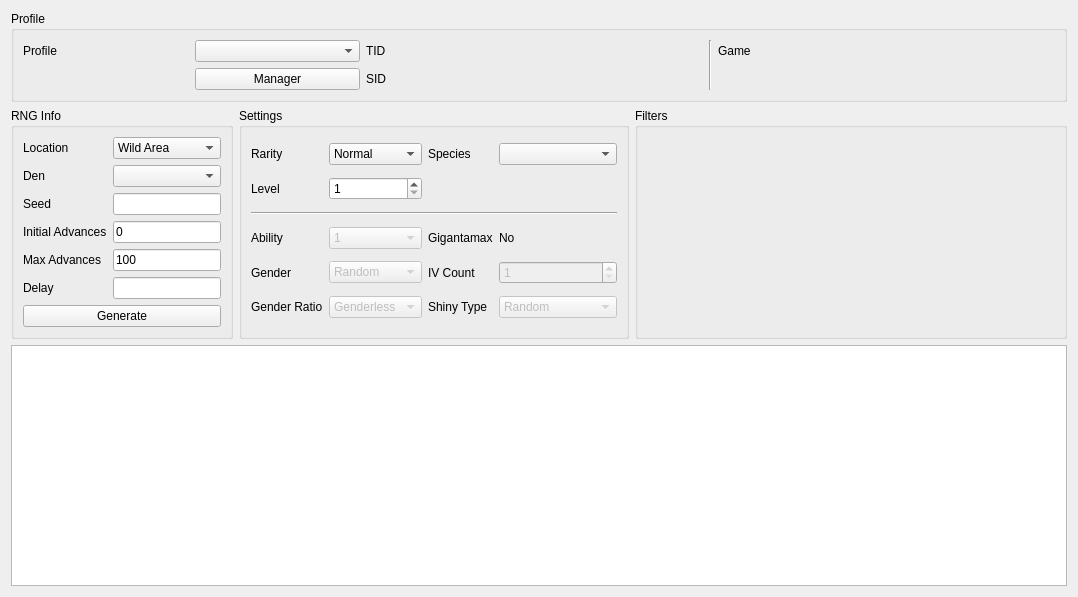
<?xml version="1.0" encoding="UTF-8"?>
<ui version="4.0">
 <class>Raids</class>
 <widget class="QWidget" name="Raids">
  <property name="geometry">
   <rect>
    <x>0</x>
    <y>0</y>
    <width>1078</width>
    <height>597</height>
   </rect>
  </property>
  <property name="windowTitle">
   <string>Gen 8 Raids</string>
  </property>
  <layout class="QGridLayout" name="gridLayout_2">
   <item row="0" column="0" colspan="3">
    <widget class="QGroupBox" name="groupBoxProfile">
     <property name="title">
      <string>Profile</string>
     </property>
     <layout class="QGridLayout" name="gridLayout_5">
      <item row="0" column="0">
       <widget class="QLabel" name="labelProfile">
        <property name="text">
         <string>Profile</string>
        </property>
       </widget>
      </item>
      <item row="0" column="1">
       <widget class="QComboBox" name="comboBoxProfiles"/>
      </item>
      <item row="1" column="1">
       <widget class="QPushButton" name="pushButtonProfileManager">
        <property name="text">
         <string>Manager</string>
        </property>
       </widget>
      </item>
      <item row="0" column="2">
       <widget class="QLabel" name="labelProfileTID">
        <property name="text">
         <string>TID</string>
        </property>
       </widget>
      </item>
      <item row="0" column="3">
       <widget class="QLabel" name="labelProfileTIDValue"/>
      </item>
      <item row="1" column="2">
       <widget class="QLabel" name="labelProfileSID">
        <property name="text">
         <string>SID</string>
        </property>
       </widget>
      </item>
      <item row="1" column="3">
       <widget class="QLabel" name="labelProfileSIDValue"/>
      </item>
      <item row="0" column="4" rowspan="2">
       <widget class="Line" name="line">
        <property name="orientation">
         <enum>Qt::Vertical</enum>
        </property>
       </widget>
      </item>
      <item row="0" column="5">
       <widget class="QLabel" name="labelProfileGame">
        <property name="text">
         <string>Game</string>
        </property>
       </widget>
      </item>
      <item row="0" column="6">
       <widget class="QLabel" name="labelProfileGameValue"/>
      </item>
     </layout>
    </widget>
   </item>
   <item row="1" column="0">
    <widget class="QGroupBox" name="groupBoxRaidsRNGInfo">
     <property name="title">
      <string>RNG Info</string>
     </property>
     <layout class="QGridLayout" name="gridLayout_3">
      <item row="0" column="0">
       <widget class="QLabel" name="labelLocation">
        <property name="text">
         <string>Location</string>
        </property>
       </widget>
      </item>
      <item row="0" column="1">
       <widget class="QComboBox" name="comboBoxLocation">
        <item>
         <property name="text">
          <string>Wild Area</string>
         </property>
        </item>
        <item>
         <property name="text">
          <string>Isle of Armor</string>
         </property>
        </item>
        <item>
         <property name="text">
          <string>Crown Tundra</string>
         </property>
        </item>
        <item>
         <property name="text">
          <string>Event</string>
         </property>
        </item>
       </widget>
      </item>
      <item row="1" column="0">
       <widget class="QLabel" name="labelDen">
        <property name="text">
         <string>Den</string>
        </property>
       </widget>
      </item>
      <item row="1" column="1">
       <widget class="ComboBox" name="comboBoxDen"/>
      </item>
      <item row="2" column="0">
       <widget class="QLabel" name="labelSeed">
        <property name="text">
         <string>Seed</string>
        </property>
       </widget>
      </item>
      <item row="2" column="1">
       <widget class="TextBox" name="textBoxSeed"/>
      </item>
      <item row="3" column="0">
       <widget class="QLabel" name="labelInitialAdvances">
        <property name="text">
         <string>Initial Advances</string>
        </property>
       </widget>
      </item>
      <item row="3" column="1">
       <widget class="TextBox" name="textBoxInitialAdvances">
        <property name="text">
         <string notr="true">0</string>
        </property>
       </widget>
      </item>
      <item row="4" column="0">
       <widget class="QLabel" name="labelMaxAdvances">
        <property name="text">
         <string>Max Advances</string>
        </property>
       </widget>
      </item>
      <item row="4" column="1">
       <widget class="TextBox" name="textBoxMaxAdvances">
        <property name="text">
         <string notr="true">100</string>
        </property>
       </widget>
      </item>
      <item row="5" column="0">
       <widget class="QLabel" name="labelDelay">
        <property name="text">
         <string>Delay</string>
        </property>
       </widget>
      </item>
      <item row="5" column="1">
       <widget class="TextBox" name="textBoxDelay"/>
      </item>
      <item row="6" column="0" colspan="2">
       <widget class="QPushButton" name="pushButtonGenerate">
        <property name="text">
         <string>Generate</string>
        </property>
       </widget>
      </item>
     </layout>
    </widget>
   </item>
   <item row="1" column="1">
    <widget class="QGroupBox" name="groupBoxRaidsSettings">
     <property name="title">
      <string>Settings</string>
     </property>
     <layout class="QGridLayout" name="gridLayout">
      <item row="0" column="0">
       <widget class="QLabel" name="labelRarity">
        <property name="text">
         <string>Rarity</string>
        </property>
       </widget>
      </item>
      <item row="0" column="1">
       <widget class="QComboBox" name="comboBoxRarity">
        <item>
         <property name="text">
          <string>Normal</string>
         </property>
        </item>
        <item>
         <property name="text">
          <string>Rare</string>
         </property>
        </item>
       </widget>
      </item>
      <item row="0" column="2">
       <widget class="QLabel" name="labelSpecies">
        <property name="text">
         <string>Species</string>
        </property>
       </widget>
      </item>
      <item row="0" column="3">
       <widget class="QComboBox" name="comboBoxSpecies"/>
      </item>
      <item row="1" column="0">
       <widget class="QLabel" name="labelLevel">
        <property name="text">
         <string>Level</string>
        </property>
       </widget>
      </item>
      <item row="1" column="1">
       <widget class="QSpinBox" name="spinBoxLevel">
        <property name="minimum">
         <number>1</number>
        </property>
        <property name="maximum">
         <number>100</number>
        </property>
       </widget>
      </item>
      <item row="2" column="0" colspan="4">
       <widget class="Line" name="line_2">
        <property name="orientation">
         <enum>Qt::Horizontal</enum>
        </property>
       </widget>
      </item>
      <item row="3" column="0">
       <widget class="QLabel" name="labelAbilityType">
        <property name="text">
         <string>Ability</string>
        </property>
       </widget>
      </item>
      <item row="3" column="1">
       <widget class="QComboBox" name="comboBoxAbilityType">
        <property name="enabled">
         <bool>false</bool>
        </property>
        <item>
         <property name="text">
          <string notr="true">1</string>
         </property>
        </item>
        <item>
         <property name="text">
          <string notr="true">2</string>
         </property>
        </item>
        <item>
         <property name="text">
          <string notr="true">H</string>
         </property>
        </item>
        <item>
         <property name="text">
          <string notr="true">1/2</string>
         </property>
        </item>
        <item>
         <property name="text">
          <string notr="true">1/2/H</string>
         </property>
        </item>
       </widget>
      </item>
      <item row="4" column="0">
       <widget class="QLabel" name="labelGenderType">
        <property name="text">
         <string>Gender</string>
        </property>
       </widget>
      </item>
      <item row="4" column="1">
       <widget class="QComboBox" name="comboBoxGenderType">
        <property name="enabled">
         <bool>false</bool>
        </property>
        <item>
         <property name="text">
          <string>Random</string>
         </property>
        </item>
        <item>
         <property name="text">
          <string notr="true">♂</string>
         </property>
        </item>
        <item>
         <property name="text">
          <string notr="true">♀</string>
         </property>
        </item>
        <item>
         <property name="text">
          <string>Genderless</string>
         </property>
        </item>
       </widget>
      </item>
      <item row="5" column="0">
       <widget class="QLabel" name="labelGenderRatio">
        <property name="text">
         <string>Gender Ratio</string>
        </property>
       </widget>
      </item>
      <item row="5" column="1">
       <widget class="QComboBox" name="comboBoxGenderRatio">
        <property name="enabled">
         <bool>false</bool>
        </property>
        <item>
         <property name="text">
          <string>Genderless</string>
         </property>
        </item>
        <item>
         <property name="text">
          <string>Only ♂</string>
         </property>
        </item>
        <item>
         <property name="text">
          <string>Only ♀</string>
         </property>
        </item>
        <item>
         <property name="text">
          <string notr="true">12.5% ♀</string>
         </property>
        </item>
        <item>
         <property name="text">
          <string notr="true">25% ♀</string>
         </property>
        </item>
        <item>
         <property name="text">
          <string notr="true">50% ♀</string>
         </property>
        </item>
        <item>
         <property name="text">
          <string notr="true">75% ♀</string>
         </property>
        </item>
       </widget>
      </item>
      <item row="3" column="2">
       <widget class="QLabel" name="labelGigantamax">
        <property name="text">
         <string>Gigantamax</string>
        </property>
       </widget>
      </item>
      <item row="3" column="3">
       <widget class="QLabel" name="labelGigantamaxValue">
        <property name="text">
         <string>No</string>
        </property>
       </widget>
      </item>
      <item row="4" column="2">
       <widget class="QLabel" name="labelIVCount">
        <property name="text">
         <string>IV Count</string>
        </property>
       </widget>
      </item>
      <item row="4" column="3">
       <widget class="QSpinBox" name="spinBoxIVCount">
        <property name="enabled">
         <bool>false</bool>
        </property>
        <property name="minimum">
         <number>1</number>
        </property>
        <property name="maximum">
         <number>6</number>
        </property>
       </widget>
      </item>
      <item row="5" column="2">
       <widget class="QLabel" name="labelShinyType">
        <property name="text">
         <string>Shiny Type</string>
        </property>
       </widget>
      </item>
      <item row="5" column="3">
       <widget class="QComboBox" name="comboBoxShinyType">
        <property name="enabled">
         <bool>false</bool>
        </property>
        <item>
         <property name="text">
          <string>Random</string>
         </property>
        </item>
        <item>
         <property name="text">
          <string>Force non-shiny</string>
         </property>
        </item>
        <item>
         <property name="text">
          <string>Force shiny</string>
         </property>
        </item>
       </widget>
      </item>
     </layout>
    </widget>
   </item>
   <item row="1" column="2">
    <widget class="QGroupBox" name="groupBoxRaidsFilters">
     <property name="sizePolicy">
      <sizepolicy hsizetype="Preferred" vsizetype="Preferred">
       <horstretch>1</horstretch>
       <verstretch>0</verstretch>
      </sizepolicy>
     </property>
     <property name="title">
      <string>Filters</string>
     </property>
     <layout class="QGridLayout" name="gridLayout_19">
      <item row="0" column="0" rowspan="2">
       <widget class="Filter" name="filter" native="true"/>
      </item>
     </layout>
    </widget>
   </item>
   <item row="2" column="0" colspan="3">
    <widget class="TableView" name="tableView"/>
   </item>
  </layout>
 </widget>
 <customwidgets>
  <customwidget>
   <class>TextBox</class>
   <extends>QLineEdit</extends>
   <header>Form/Controls/TextBox.hpp</header>
  </customwidget>
  <customwidget>
   <class>TableView</class>
   <extends>QTableView</extends>
   <header>Form/Controls/TableView.hpp</header>
  </customwidget>
  <customwidget>
   <class>ComboBox</class>
   <extends>QComboBox</extends>
   <header>Form/Controls/ComboBox.hpp</header>
  </customwidget>
  <customwidget>
   <class>Filter</class>
   <extends>QWidget</extends>
   <header>Form/Controls/Filter.hpp</header>
   <container>1</container>
  </customwidget>
 </customwidgets>
 <tabstops>
  <tabstop>comboBoxProfiles</tabstop>
  <tabstop>pushButtonProfileManager</tabstop>
  <tabstop>comboBoxLocation</tabstop>
  <tabstop>comboBoxDen</tabstop>
  <tabstop>textBoxSeed</tabstop>
  <tabstop>textBoxInitialAdvances</tabstop>
  <tabstop>textBoxMaxAdvances</tabstop>
  <tabstop>textBoxDelay</tabstop>
  <tabstop>pushButtonGenerate</tabstop>
  <tabstop>comboBoxRarity</tabstop>
  <tabstop>comboBoxSpecies</tabstop>
  <tabstop>spinBoxLevel</tabstop>
  <tabstop>comboBoxAbilityType</tabstop>
  <tabstop>comboBoxGenderType</tabstop>
  <tabstop>comboBoxGenderRatio</tabstop>
  <tabstop>spinBoxIVCount</tabstop>
  <tabstop>comboBoxShinyType</tabstop>
  <tabstop>tableView</tabstop>
 </tabstops>
 <resources/>
 <connections/>
</ui>
